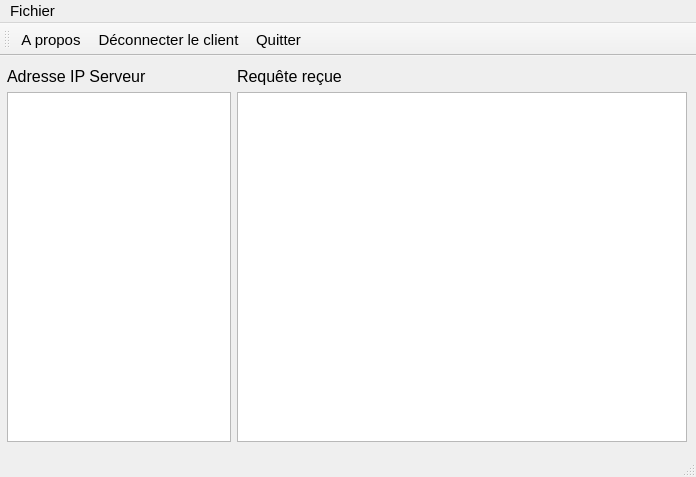
<?xml version="1.0" encoding="UTF-8"?>
<ui version="4.0">
 <class>ServeurMainWindow</class>
 <widget class="QMainWindow" name="ServeurMainWindow">
  <property name="geometry">
   <rect>
    <x>0</x>
    <y>0</y>
    <width>696</width>
    <height>477</height>
   </rect>
  </property>
  <property name="font">
   <font>
    <pointsize>11</pointsize>
   </font>
  </property>
  <property name="windowTitle">
   <string>Serveur Information Ordinateur</string>
  </property>
  <widget class="QWidget" name="centralWidget">
   <layout class="QHBoxLayout" name="horizontalLayout_2">
    <property name="spacing">
     <number>0</number>
    </property>
    <property name="leftMargin">
     <number>7</number>
    </property>
    <property name="rightMargin">
     <number>0</number>
    </property>
    <item>
     <layout class="QHBoxLayout" name="horizontalLayout">
      <item>
       <layout class="QVBoxLayout" name="verticalLayout">
        <item>
         <widget class="QLabel" name="labelIp">
          <property name="font">
           <font>
            <pointsize>12</pointsize>
           </font>
          </property>
          <property name="text">
           <string>Adresse IP Serveur</string>
          </property>
         </widget>
        </item>
        <item>
         <widget class="QListWidget" name="listWidgetIp">
          <property name="font">
           <font>
            <family>MS Shell Dlg 2</family>
            <pointsize>11</pointsize>
           </font>
          </property>
         </widget>
        </item>
       </layout>
      </item>
      <item>
       <layout class="QVBoxLayout" name="verticalLayout_2">
        <item>
         <widget class="QLabel" name="labelEtat">
          <property name="font">
           <font>
            <pointsize>12</pointsize>
           </font>
          </property>
          <property name="text">
           <string>Requête reçue</string>
          </property>
         </widget>
        </item>
        <item>
         <widget class="QTextEdit" name="textEditEtat">
          <property name="minimumSize">
           <size>
            <width>450</width>
            <height>0</height>
           </size>
          </property>
         </widget>
        </item>
       </layout>
      </item>
     </layout>
    </item>
    <item>
     <widget class="QLabel" name="labelPort">
      <property name="text">
       <string/>
      </property>
     </widget>
    </item>
   </layout>
  </widget>
  <widget class="QMenuBar" name="menuBar">
   <property name="geometry">
    <rect>
     <x>0</x>
     <y>0</y>
     <width>696</width>
     <height>31</height>
    </rect>
   </property>
   <widget class="QMenu" name="menuFichier">
    <property name="title">
     <string>Fichier</string>
    </property>
    <addaction name="actionA_propos"/>
    <addaction name="actionD_connecter_le_client"/>
    <addaction name="separator"/>
    <addaction name="actionQuitter"/>
   </widget>
   <addaction name="menuFichier"/>
  </widget>
  <widget class="QStatusBar" name="statusBar">
   <property name="font">
    <font>
     <pointsize>12</pointsize>
     <weight>75</weight>
     <bold>true</bold>
    </font>
   </property>
  </widget>
  <widget class="QToolBar" name="toolBar">
   <property name="windowTitle">
    <string>toolBar</string>
   </property>
   <attribute name="toolBarArea">
    <enum>TopToolBarArea</enum>
   </attribute>
   <attribute name="toolBarBreak">
    <bool>false</bool>
   </attribute>
   <addaction name="actionA_propos"/>
   <addaction name="actionD_connecter_le_client"/>
   <addaction name="actionQuitter"/>
  </widget>
  <action name="actionQuitter">
   <property name="icon">
    <iconset resource="icones.qrc">
     <normaloff>:/images/Windows-Close-Program-icon.png</normaloff>:/images/Windows-Close-Program-icon.png</iconset>
   </property>
   <property name="text">
    <string>Quitter</string>
   </property>
   <property name="shortcut">
    <string>Ctrl+Q</string>
   </property>
  </action>
  <action name="actionA_propos">
   <property name="icon">
    <iconset resource="icones.qrc">
     <normaloff>:/images/point-interrogation-icon.png</normaloff>:/images/point-interrogation-icon.png</iconset>
   </property>
   <property name="text">
    <string>A propos</string>
   </property>
  </action>
  <action name="actionD_connecter_le_client">
   <property name="icon">
    <iconset resource="icones.qrc">
     <normaloff>:/images/Exit.png</normaloff>:/images/Exit.png</iconset>
   </property>
   <property name="text">
    <string>Déconnecter le client</string>
   </property>
  </action>
 </widget>
 <layoutdefault spacing="6" margin="11"/>
 <resources>
  <include location="icones.qrc"/>
 </resources>
 <connections/>
</ui>
